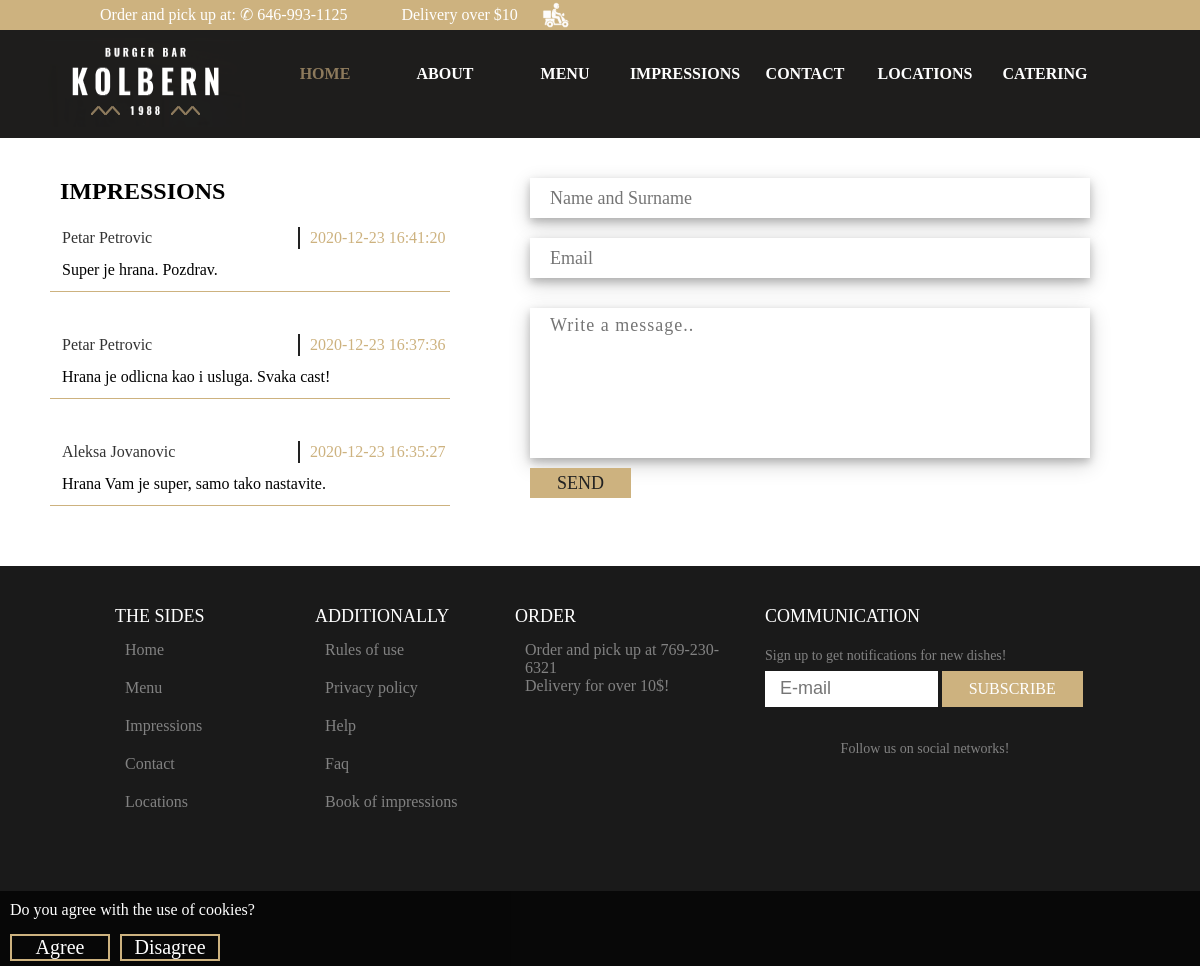
/utisci.php, run on the app's committed database.
### tables this page shows
CREATE TABLE `utisci` (
  `id` int(7) NOT NULL,
  `ime` text NOT NULL,
  `email` text NOT NULL,
  `komentar` text NOT NULL,
  `odobreno` int(1) NOT NULL,
  `datum` timestamp NOT NULL DEFAULT current_timestamp()
);

### utisci.php (the view, shortened to what this page needs)
<?php include("head.php"); ?>
<div class="kontakt">
<article>
<h1 style="font-family:geomanist; padding-left:10px;">IMPRESSIONS</h1>
<?php
$sql="SELECT * FROM utisci WHERE odobreno='1' ORDER BY datum DESC";
$upit=mysqli_query($conn,$sql);
while($red=mysqli_fetch_assoc($upit)) { ?>
<table cellpadding="2">
<tr>
<td class="red1"><?=$red["ime"]?></td>
<td class="red2"><?=$red["datum"]?></td>
</tr>
<tr>
<td class="red3" colspan="2"><?=$red["komentar"]?></td>
</tr>
</table>
<?php } ?>
</article>
<header>
<form action="utisciunos.php" method="post" enctype="multipart/form-data">
<input type="text" name="ime" placeholder="Name and Surname" required>
<input type="email" name="email" placeholder="Email" required>
<textarea name="komentar" placeholder="Write a message.." required></textarea>
<input type="submit" value="SEND">
</form>
</header>
</div>
<?php include("futer.php"); ?>

### style.css (style rules this page uses)
html { font-size:100%; }
html { scroll-behavior:smooth; }
body { margin:0; padding:0; font-size:16px; background:#f0f0fa; font-family:geomanist; }
* { box-sizing:border-box; -webkit-box-sizing:border-box; -moz-box-sizing:border-box; -o-box-sizing:border-box; }

### utisci.php (style rules this page uses)
body { background:#fff; }
.kontakt { width:1100px; min-height:380px; margin:20px auto; }
.kontakt::after { clear:both; display:table; content:""; }
.kontakt article { width:400px; min-height:300px; float:left; }
.kontakt header { width:560px; min-height:300px; float:left; margin:0 20px 0 80px; }
.kontakt form { width:100%; }
.kontakt [type="text"], .kontakt [type="email"] { width:100%; height:40px; caret-color:#222; font-size:18px; padding-left:10px; display:block; margin:20px auto; font-family:geomanist; outline:none; box-shadow: 0 4px 8px 0 rgba(0, 0, 0, 0.2), 0 6px 20px 0 rgba(0, 0, 0, 0.19); border:none; }
.kontakt textarea { width:100%; height:150px; resize:none; caret-color:#222; font-size:18px; margin:10px 0 10px 0; padding:7px 0 0 10px; font-family:geomanist; letter-spacing:1px; outline:none; box-shadow: 0 4px 8px 0 rgba(0, 0, 0, 0.2), 0 6px 20px 0 rgba(0, 0, 0, 0.19); border:none; }
.kontakt [type="submit"] { width:18%; height:30px; color:#222; font-size:18px; transition:all 0.5s; background:#cdb27f; cursor:pointer; border:none; text-align:center; font-family:geomanist; outline:none; }
::placeholder { padding-left:10px; }
.kontakt table { width:100%; border-bottom:solid 1px #cdb27f; margin-bottom:40px; }
.red1 { color:#333333; padding-left:10px; font-family:geomanist; }
.red2 { width:150px; border-left:solid 2px #222; padding-left:10px; font-family:geomanist; color:#cdb27f; }
.red3 { padding:10px; font-family:geomanist; }

### data on the page
utisci: ime "Petar Petrovic", datum "2020-12-23 16:41:20", komentar "Super je hrana. Pozdrav."
utisci: ime "Petar Petrovic", datum "2020-12-23 16:37:36", komentar "Hrana je odlicna kao i usluga. Svaka cast!"
utisci: ime "Aleksa Jovanovic", datum "2020-12-23 16:35:27", komentar "Hrana Vam je super, samo tako nastavite."
